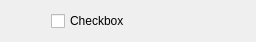
<?xml version="1.0" encoding="UTF-8"?>
<ui version="4.0">
 <class>ItemWidget</class>
 <widget class="QWidget" name="ItemWidget">
  <property name="geometry">
   <rect>
    <x>0</x>
    <y>0</y>
    <width>256</width>
    <height>41</height>
   </rect>
  </property>
  <property name="windowTitle">
   <string>Form</string>
  </property>
  <layout class="QGridLayout" name="gridLayout">
   <item row="0" column="0">
    <layout class="QHBoxLayout" name="horizontalLayout">
     <item>
      <spacer name="horizontalSpacer">
       <property name="orientation">
        <enum>Qt::Horizontal</enum>
       </property>
       <property name="sizeType">
        <enum>QSizePolicy::Fixed</enum>
       </property>
       <property name="sizeHint" stdset="0">
        <size>
         <width>40</width>
         <height>20</height>
        </size>
       </property>
      </spacer>
     </item>
     <item>
      <widget class="QCheckBox" name="checkBox">
       <property name="sizePolicy">
        <sizepolicy hsizetype="Fixed" vsizetype="Fixed">
         <horstretch>0</horstretch>
         <verstretch>0</verstretch>
        </sizepolicy>
       </property>
       <property name="text">
        <string>Checkbox</string>
       </property>
      </widget>
     </item>
     <item>
      <spacer name="horizontalSpacer_2">
       <property name="orientation">
        <enum>Qt::Horizontal</enum>
       </property>
       <property name="sizeHint" stdset="0">
        <size>
         <width>98</width>
         <height>20</height>
        </size>
       </property>
      </spacer>
     </item>
    </layout>
   </item>
  </layout>
 </widget>
 <resources/>
 <connections/>
</ui>
